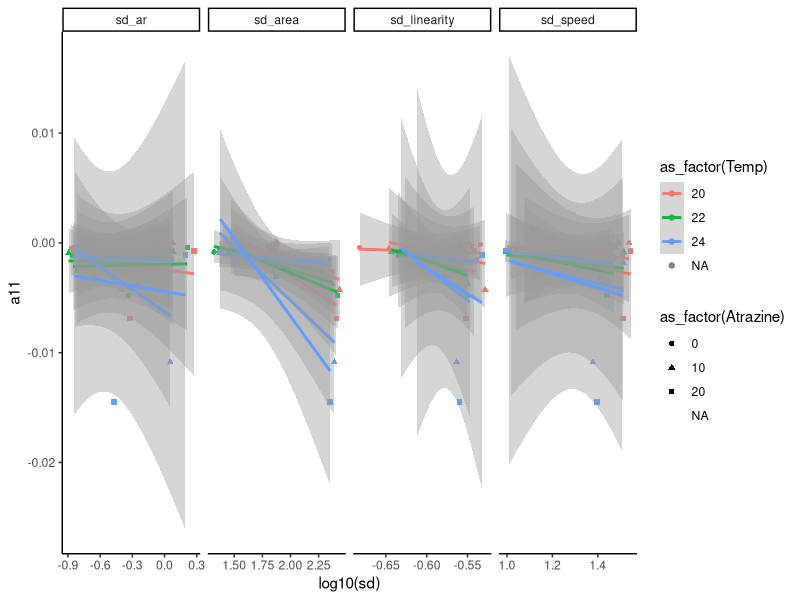

Reproduce this figure in R. (Note: this script raises an error after producing the figure.)
library(tidyverse)
library(lubridate)
# CILIATES ------
data_cilia <- read.csv("ciliates/DIVERCE_TdB_Ciliates_Traits.csv") %>%
  group_by(ID_spec, Temp, Atrazine) %>%
  summarise_all(mean, na.rm=T) %>%
  select(contains(c("sd_", "ID", "Temp", "Atrazine", "r1", "a11"))) %>%
  pivot_longer(contains(c("sd_")), names_to = "trait", values_to= "sd") %>%
  filter(!grepl('Spiro', ID_spec))

ggplot(data_cilia) + 
  theme_classic() + 
  aes(x=log10(sd), y=a11, 
      col=as_factor(Temp), pch=as_factor(Atrazine)) + 
  geom_point() + 
  facet_grid(cols = vars(trait), scales="free") + #, rows = vars(ID_spec)
  geom_smooth(method="lm")

# CYANO ------
data_cyano <- read.csv("cyanobacteria/mono_data.csv") %>%
  separate(date.time, sep=" ", into = c("date", "time")) %>%
  mutate(day = yday(date), .after = date) %>%
  select(-c(date, time)) %>%
  group_by(strain, treat) %>%
  mutate(day = day - min(day)) %>%
  mutate(day.0 = lag(day, 1), .after = day) %>%
  mutate(population.mean.0 = lag(population.mean, 1), 
         .after = population.mean) %>%
  mutate(pcgr = log(population.mean/population.mean.0)/(day-day.0),
         .after = population.mean.0)

#kick out: 
#all pcgr that are too negative (crashing o/t culture) and 
#all data points where log10(population.mean) is consistently low (<3.5) because of lags
data_cyano <- data_cyano %>%
  filter(pcgr>-0.1) %>%
  mutate(lag.phase = ((log10(population.mean.0)<3.5)&(log10(population.mean)<3.5))) %>%
  filter(lag.phase == FALSE)

ggplot(data_cyano) +
  theme_classic() + 
  aes(x=day, y=log10(population.mean), 
      col=as_factor(treat), pch=as_factor(treat)) + 
  geom_point() + 
  facet_grid(cols = vars(strain), scales="free") #, rows = vars(ID_spec)

ggplot(data_cyano) +
  theme_classic() + 
  aes(x=population.mean.0, y=pcgr, 
      col=as_factor(treat), pch=as_factor(treat)) + 
  geom_point() + 
  facet_grid(cols = vars(strain), scales="free") #, rows = vars(ID_spec)

#Now compute the alpha's
data_cyano <- data_cyano %>%
  group_by(strain, treat) %>%
  mutate(alpha = -cov(population.mean.0, pcgr) / var(population.mean.0)) %>% #alphas
  group_by(strain, treat) %>%
  summarise_all(mean, na.rm=T) %>%
  select(contains(c("strain", "treat", "alpha", ".sd"))) %>%
  select(-contains("population")) %>%
  pivot_longer(contains(c(".sd")), names_to = "trait", values_to= "sd")

ggplot(data_cyano %>% filter(treat %in% c("C", "T"))) + 
  theme_classic() + 
  aes(x=log10(sd), y=log10(alpha), 
      col=as_factor(treat)) + 
  geom_point() + 
  facet_grid(cols = vars(trait), scales="free") + 
  geom_smooth(method="lm") #, rows = vars(ID_spec)
